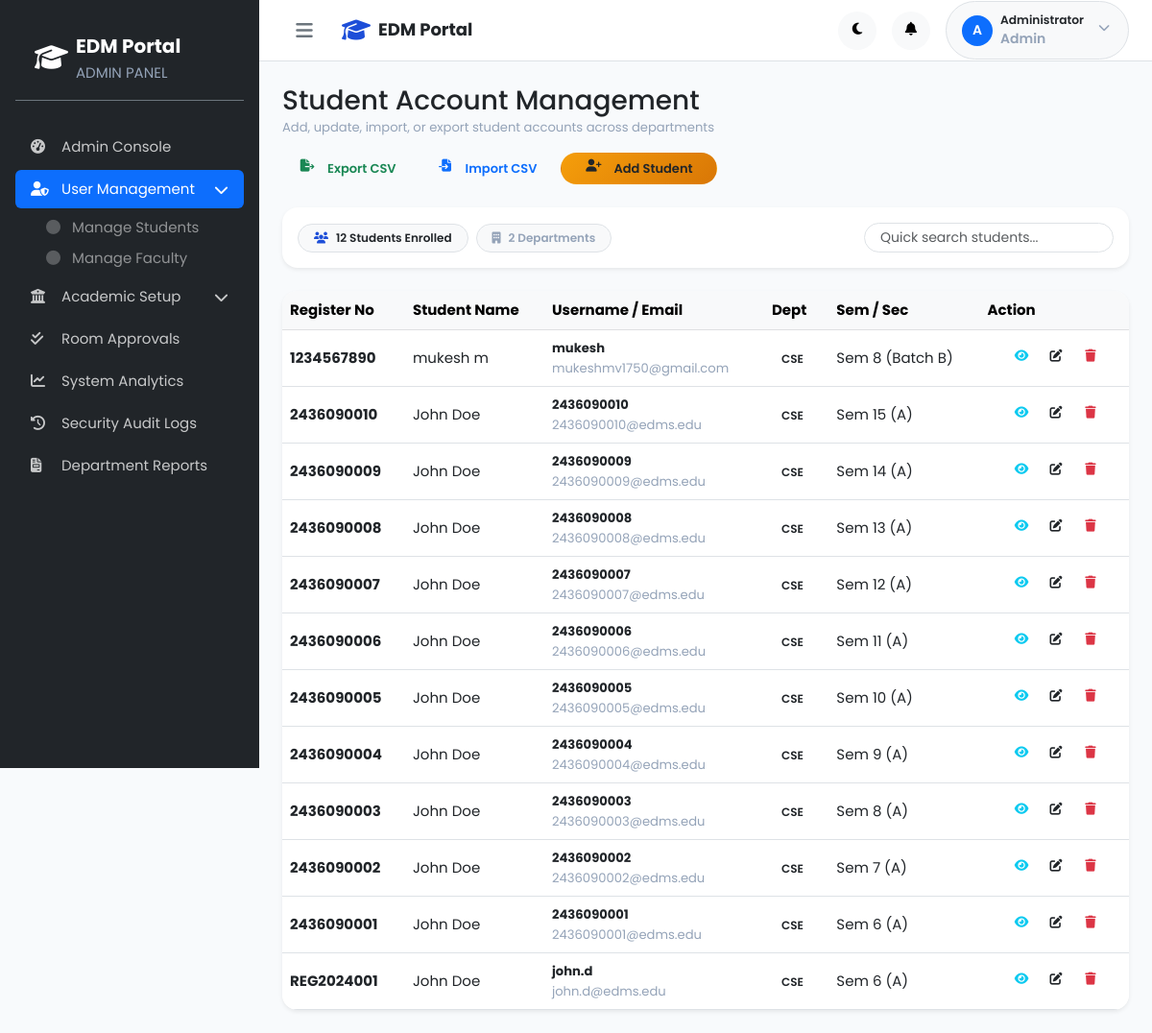
Page /admin/manage_students.php (signed in) on the committed database.
### tables this page shows
CREATE TABLE `students` (
  `id` int(10) UNSIGNED NOT NULL,
  `user_id` int(10) UNSIGNED NOT NULL,
  `register_number` varchar(30) NOT NULL,
  `first_name` varchar(60) NOT NULL,
  `last_name` varchar(60) NOT NULL,
  `date_of_birth` date DEFAULT NULL,
  `gender` enum('male','female','other') DEFAULT NULL,
  `phone` varchar(20) DEFAULT NULL,
  `address` text DEFAULT NULL,
  `department_id` int(10) UNSIGNED NOT NULL,
  `semester` tinyint(3) UNSIGNED NOT NULL DEFAULT 1,
  `section` varchar(20) DEFAULT 'Batch A',
  `academic_year` varchar(20) NOT NULL,
  `admission_date` date DEFAULT NULL,
  `guardian_name` varchar(100) DEFAULT NULL,
  `guardian_phone` varchar(20) DEFAULT NULL,
  `created_at` timestamp NOT NULL DEFAULT current_timestamp(),
  `updated_at` timestamp NOT NULL DEFAULT current_timestamp() ON UPDATE current_timestamp()
);

CREATE TABLE `users` (
  `id` int(10) UNSIGNED NOT NULL,
  `username` varchar(50) NOT NULL,
  `email` varchar(150) NOT NULL,
  `password` varchar(255) NOT NULL,
  `role` enum('student','staff','admin') NOT NULL,
  `status` enum('active','inactive','suspended') NOT NULL DEFAULT 'active',
  `profile_image` varchar(255) DEFAULT NULL,
  `last_login` datetime DEFAULT NULL,
  `password_reset_token` varchar(255) DEFAULT NULL,
  `password_reset_expires` datetime DEFAULT NULL,
  `created_at` timestamp NOT NULL DEFAULT current_timestamp(),
  `updated_at` timestamp NOT NULL DEFAULT current_timestamp() ON UPDATE current_timestamp()
);

CREATE TABLE `departments` (
  `id` int(10) UNSIGNED NOT NULL,
  `name` varchar(150) NOT NULL,
  `code` varchar(20) NOT NULL,
  `hod_name` varchar(100) DEFAULT NULL,
  `description` text DEFAULT NULL,
  `status` enum('active','inactive') NOT NULL DEFAULT 'active',
  `created_at` timestamp NOT NULL DEFAULT current_timestamp(),
  `updated_at` timestamp NOT NULL DEFAULT current_timestamp() ON UPDATE current_timestamp()
);

### admin/manage_students.php (the view, shortened to what this page needs)
<?php
$db = getDB();
$departments = $db->query("SELECT * FROM departments ORDER BY name ASC")->fetchAll();
$students = $db->query("
    SELECT s.*, u.username, u.email, d.code AS dept_code, d.name AS dept_name
    FROM students s
    JOIN users u ON s.user_id = u.id
    JOIN departments d ON s.department_id = d.id
    ORDER BY s.id DESC
")->fetchAll();
require_once __DIR__ . '/../includes/header.php';
?>
<div class="d-flex" id="wrapper">
    <?php require_once __DIR__ . '/../includes/sidebar.php'; ?>
    <div id="page-content-wrapper" class="w-100">
        <?php require_once __DIR__ . '/../includes/navbar.php'; ?>
        <div class="container-fluid p-4">
            <div class="d-flex justify-content-between align-items-center mb-4 flex-wrap gap-3">
                <div>
                    <h1 class="h3 font-weight-bold text-dark mb-0">Student Account Management</h1>
                    <p class="text-muted small mb-0">Add, update, import, or export student accounts across departments</p>
                </div>
                <div class="d-flex align-items-center gap-2 flex-wrap">
                    <a href="?action=export_csv" class="btn btn-outline-success rounded-pill btn-sm px-3 font-weight-600" title="Export All Students to CSV">
                        <i class="fas fa-file-export me-1"></i> Export CSV
                    </a>
                    <button type="button" class="btn btn-outline-primary rounded-pill btn-sm px-3 font-weight-600" data-bs-toggle="modal" data-bs-target="#importStudentsModal" title="Import Students from CSV">
                        <i class="fas fa-file-import me-1"></i> Import CSV
                    </button>
                    <button type="button" class="btn btn-warning text-dark rounded-pill btn-sm px-4 font-weight-600" data-bs-toggle="modal" data-bs-target="#newStudentModal">
                        <i class="fas fa-user-plus me-1"></i> Add Student
                    </button>
                </div>
            </div>
            <div class="card border-0 shadow-sm mb-4" style="border-radius: 16px;">
                <div class="card-body p-3 d-flex justify-content-between align-items-center flex-wrap gap-2">
                    <div class="d-flex align-items-center gap-2">
                        <span class="badge bg-light text-dark font-weight-600 px-3 py-2 border rounded-pill">
                            <i class="fas fa-users text-primary me-1"></i> <?= count($students) ?> Students Enrolled
                        </span>
                        <span class="badge bg-light text-muted font-weight-500 px-3 py-2 border rounded-pill">
                            <i class="fas fa-building me-1"></i> <?= count($departments) ?> Departments
                        </span>
                    </div>
                    <div class="d-flex align-items-center gap-2">
                        <input type="text" id="studentTableSearch" class="form-control form-control-sm rounded-pill px-3" placeholder="Quick search students..." style="max-width: 260px;" onkeyup="filterStudentsTable()">
                    </div>
                </div>
            </div>
            <div class="card border-0 shadow-sm" style="border-radius: 16px;">
                <div class="table-responsive">
                    <table class="table align-middle table-hover mb-0">
                        <thead class="table-light">
                            <tr>
                                <th>Register No</th>
                                <th>Student Name</th>
                                <th>Username / Email</th>
                                <th>Dept</th>
                                <th>Sem / Sec</th>
                                <th>Action</th>
                            </tr>
                        </thead>
                        <tbody id="studentsTableBody">
                            <?php if (empty($students)): ?>
                                <tr>
                                    <td colspan="6" class="text-center py-4 text-muted">No students found.</td>
                                </tr>
                            <?php else: ?>
                                <?php foreach ($students as $s): ?>
                                    <tr>
                                        <td><strong><?= htmlspecialchars($s['register_number']) ?></strong></td>
                                        <td><?= htmlspecialchars($s['first_name'] . ' ' . $s['last_name']) ?></td>
                                        <td class="small">
                                            <div><strong><?= htmlspecialchars($s['username']) ?></strong></div>
                                            <div class="text-muted"><?= htmlspecialchars($s['email']) ?></div>
                                        </td>
                                        <td><span class="badge bg-warning-light text-dark font-weight-600"><?= htmlspecialchars($s['dept_code']) ?></span></td>
                                        <td>Sem <?= $s['semester'] ?> (<?= htmlspecialchars($s['section']) ?>)</td>
                                        <td class="text-end pe-4">
                                            <div class="d-inline-flex align-items-center gap-1">
                                                <button type="button" class="btn btn-sm btn-icon btn-outline-info rounded-circle"
                                                        title="View Student Details" aria-label="View"
                                                        onclick='viewStudent(<?= json_encode($s, JSON_HEX_TAG | JSON_HEX_APOS | JSON_HEX_QUOT | JSON_HEX_AMP) ?>)'>
                                                    <i class="fas fa-eye"></i>
                                                </button>
                                                <button type="button" class="btn btn-sm btn-icon btn-outline-warning text-dark rounded-circle"
                                                        title="Edit Student Account" aria-label="Edit"
                                                        onclick='editStudent(<?= json_encode($s, JSON_HEX_TAG | JSON_HEX_APOS | JSON_HEX_QUOT | JSON_HEX_AMP) ?>)'>
                                                    <i class="fas fa-edit"></i>
                                                </button>
                                                <button type="button" class="btn btn-sm btn-icon btn-outline-danger rounded-circle"
                                                        title="Delete Student" aria-label="Delete"
                                                        onclick="deleteStudent(<?= $s['id'] ?>, '<?= htmlspecialchars(addslashes($s['first_name'] . ' ' . $s['last_name'])) ?>', '<?= htmlspecialchars(addslashes($s['register_number'])) ?>')">
                                                    <i class="fas fa-trash"></i>
                                                </button>
                                            </div>
                                        </td>
                                    </tr>
                                <?php endforeach; ?>
                            <?php endif; ?>
                        </tbody>
                    </table>
                </div>
            </div>
        </div>
    </div>
</div>
<?php require_once __DIR__ . '/../includes/footer.php'; ?>

### rows in the picture
students: register_number "1234567890", first_name+last_name "mukesh m", user.username "mukesh", user.email "mukeshmv1750@gmail.com", department.code "CSE", semester "8", section "Batch B"
students: register_number "2436090010", first_name+last_name "John Doe", user.username "2436090010", user.email "2436090010@edms.edu", department.code "CSE", semester "15", section "A"
students: register_number "2436090009", first_name+last_name "John Doe", user.username "2436090009", user.email "2436090009@edms.edu", department.code "CSE", semester "14", section "A"
students: register_number "2436090008", first_name+last_name "John Doe", user.username "2436090008", user.email "2436090008@edms.edu", department.code "CSE", semester "13", section "A"
students: register_number "2436090007", first_name+last_name "John Doe", user.username "2436090007", user.email "2436090007@edms.edu", department.code "CSE", semester "12", section "A"
students: register_number "2436090006", first_name+last_name "John Doe", user.username "2436090006", user.email "2436090006@edms.edu", department.code "CSE", semester "11", section "A"
students: register_number "2436090005", first_name+last_name "John Doe", user.username "2436090005", user.email "2436090005@edms.edu", department.code "CSE", semester "10", section "A"
students: register_number "2436090004", first_name+last_name "John Doe", user.username "2436090004", user.email "2436090004@edms.edu", department.code "CSE", semester "9", section "A"
students: register_number "2436090003", first_name+last_name "John Doe", user.username "2436090003", user.email "2436090003@edms.edu", department.code "CSE", semester "8", section "A"
students: register_number "2436090002", first_name+last_name "John Doe", user.username "2436090002", user.email "2436090002@edms.edu", department.code "CSE", semester "7", section "A"
students: register_number "2436090001", first_name+last_name "John Doe", user.username "2436090001", user.email "2436090001@edms.edu", department.code "CSE", semester "6", section "A"
students: register_number "REG2024001", first_name+last_name "John Doe", user.username "john.d", user.email "john.d@edms.edu", department.code "CSE", semester "6", section "A"

### other values in the picture
$currentRole "ADMIN"
$item['label'] "Admin Console"
$item['label'] "User Management"
$child['label'] "Manage Students"
$child['label'] "Manage Faculty"
$item['label'] "Academic Setup"
$item['label'] "Room Approvals"
$item['label'] "System Analytics"
$item['label'] "Security Audit Logs"
$item['label'] "Department Reports"
substr($userName, 0, 1) "A"
$userName "Administrator"
$currentRole "Admin"
count($students) "12"
count($departments) "2"
